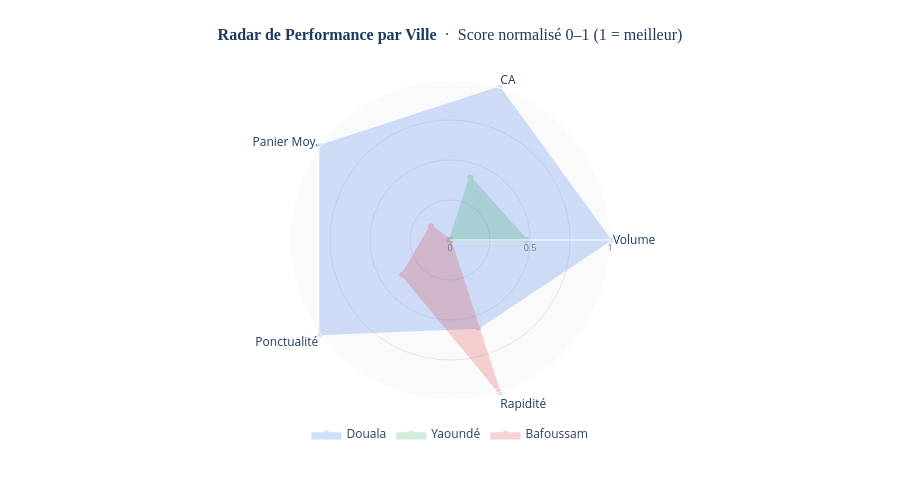

Notebook source saved alongside this figure:
### Markdown cell above
---
## 4. Performances Géographiques — Radar & Comparaison

Radar chart : chaque axe est un KPI normalisé (0–1).
Permet de comparer les villes sur plusieurs dimensions simultanément.

### Code cell
city_stats = (
    ov.groupby("city_clean")
    .agg(
        orders       = ("order_id",          "count"),
        revenue      = ("total_amount_xaf",  "sum"),
        avg_basket   = ("total_amount_xaf",  "mean"),
        late_rate    = ("status_clean",      lambda x: (x == "late").mean() * 100),
        avg_delivery = ("delivery_time_min", lambda x: x[x > 0].mean()),
    )
    .loc[["Douala", "Yaoundé", "Bafoussam"]]
    .round(1)
    .reset_index()
)

# Normalisation 0-1 (1 = meilleur, donc on inverse late_rate et avg_delivery)
def norm01(series, invert=False):
    mn, mx = series.min(), series.max()
    n = (series - mn) / (mx - mn) if mx != mn else series * 0 + 0.5
    return 1 - n if invert else n

categories = ["Volume", "CA", "Panier Moy.", "Ponctualité", "Rapidité"]

radar_data = pd.DataFrame({
    "Volume":      norm01(city_stats["orders"]),
    "CA":          norm01(city_stats["revenue"]),
    "Panier Moy.": norm01(city_stats["avg_basket"]),
    "Ponctualité": norm01(city_stats["late_rate"], invert=True),
    "Rapidité":    norm01(city_stats["avg_delivery"], invert=True),
})

fig = go.Figure()

for i, row in city_stats.iterrows():
    city = row["city_clean"]
    vals = radar_data.iloc[i].tolist()
    vals_closed = vals + [vals[0]]
    cats_closed = categories + [categories[0]]

    fig.add_trace(go.Scatterpolar(
        r=vals_closed,
        theta=cats_closed,
        fill="toself",
        fillcolor=C_CITY.get(city, GRAY),
        opacity=0.2,
        line=dict(color=C_CITY.get(city, GRAY), width=2.5),
        name=city,
        hovertemplate=(
            f"<b>{city}</b><br>"
            f"Volume : {row['orders']:,} cmd<br>"
            f"CA : {row['revenue']/1e6:.1f} M XAF<br>"
            f"Panier moy. : {row['avg_basket']:,.0f} XAF<br>"
            f"Taux retard : {row['late_rate']:.1f} %<br>"
            f"Délai moy. : {row['avg_delivery']:.0f} min<extra></extra>"
        ),
    ))

fig.update_layout(
    polar=dict(
        radialaxis=dict(
            visible=True, range=[0, 1],
            tickvals=[0, 0.25, 0.5, 0.75, 1.0],
            ticktext=["0", "", "0.5", "", "1"],
            tickfont=dict(size=9, color=GRAY),
            gridcolor="#E2E8F0",
        ),
        angularaxis=dict(tickfont=dict(size=12, color=NAVY)),
        bgcolor="#FAFAFA",
    ),
    title=dict(
        text="<b>Radar de Performance par Ville</b>  ·  Score normalisé 0–1 (1 = meilleur)",
        font=dict(size=16, color=NAVY, family="Georgia"), x=0.5,
    ),
    legend=dict(orientation="h", yanchor="bottom", y=-0.15, x=0.5, xanchor="center"),
    height=480,
    paper_bgcolor=WHITE,
    margin=dict(t=80, b=80, l=60, r=60),
)
fig.show()

### Figure 1 — Plotly figure (JSON) as saved in the notebook; plotly's stock layout.template omitted (floating-point values rounded to 4 significant figures)
{"data": [{"fill": "toself", "fillcolor": "#2563EB", "hovertemplate": "<b>Douala</b><br>Volume : 5,432 cmd<br>CA : 188.9 M XAF<br>Panier moy. : 34,772 XAF<br>Taux retard : 21.8 %<br>Délai moy. : 64 min<extra></extra>", "line": {"color": "#2563EB", "width": 2.5}, "name": "Douala", "opacity": 0.2, "r": [1, 1, 1, 1, 0.5746, 1], "theta": ["Volume", "CA", "Panier Moy.", "Ponctualité", "Rapidité", "Volume"], "type": "scatterpolar"}, {"fill": "toself", "fillcolor": "#16A34A", "hovertemplate": "<b>Yaoundé</b><br>Volume : 3,433 cmd<br>CA : 108.0 M XAF<br>Panier moy. : 31,446 XAF<br>Taux retard : 23.7 %<br>Délai moy. : 79 min<extra></extra>", "line": {"color": "#16A34A", "width": 2.5}, "name": "Yaoundé", "opacity": 0.2, "r": [0.4762, 0.4105, 0, 0, 0, 0.4762], "theta": ["Volume", "CA", "Panier Moy.", "Ponctualité", "Rapidité", "Volume"], "type": "scatterpolar"}, {"fill": "toself", "fillcolor": "#DC2626", "hovertemplate": "<b>Bafoussam</b><br>Volume : 1,616 cmd<br>CA : 51.6 M XAF<br>Panier moy. : 31,933 XAF<br>Taux retard : 23.0 %<br>Délai moy. : 52 min<extra></extra>", "line": {"color": "#DC2626", "width": 2.5}, "name": "Bafoussam", "opacity": 0.2, "r": [0, 0, 0.1464, 0.3684, 1, 0], "theta": ["Volume", "CA", "Panier Moy.", "Ponctualité", "Rapidité", "Volume"], "type": "scatterpolar"}], "layout": {"height": 480, "legend": {"orientation": "h", "x": 0.5, "xanchor": "center", "y": -0.15, "yanchor": "bottom"}, "margin": {"b": 80, "l": 60, "r": 60, "t": 80}, "paper_bgcolor": "#FFFFFF", "polar": {"angularaxis": {"tickfont": {"color": "#1E3A5F", "size": 12}}, "bgcolor": "#FAFAFA", "radialaxis": {"gridcolor": "#E2E8F0", "range": [0, 1], "tickfont": {"color": "#64748B", "size": 9}, "ticktext": ["0", "", "0.5", "", "1"], "tickvals": [0, 0.25, 0.5, 0.75, 1], "visible": true}}, "title": {"font": {"color": "#1E3A5F", "family": "Georgia", "size": 16}, "text": "<b>Radar de Performance par Ville</b>  ·  Score normalisé 0–1 (1 = meilleur)", "x": 0.5}}}
